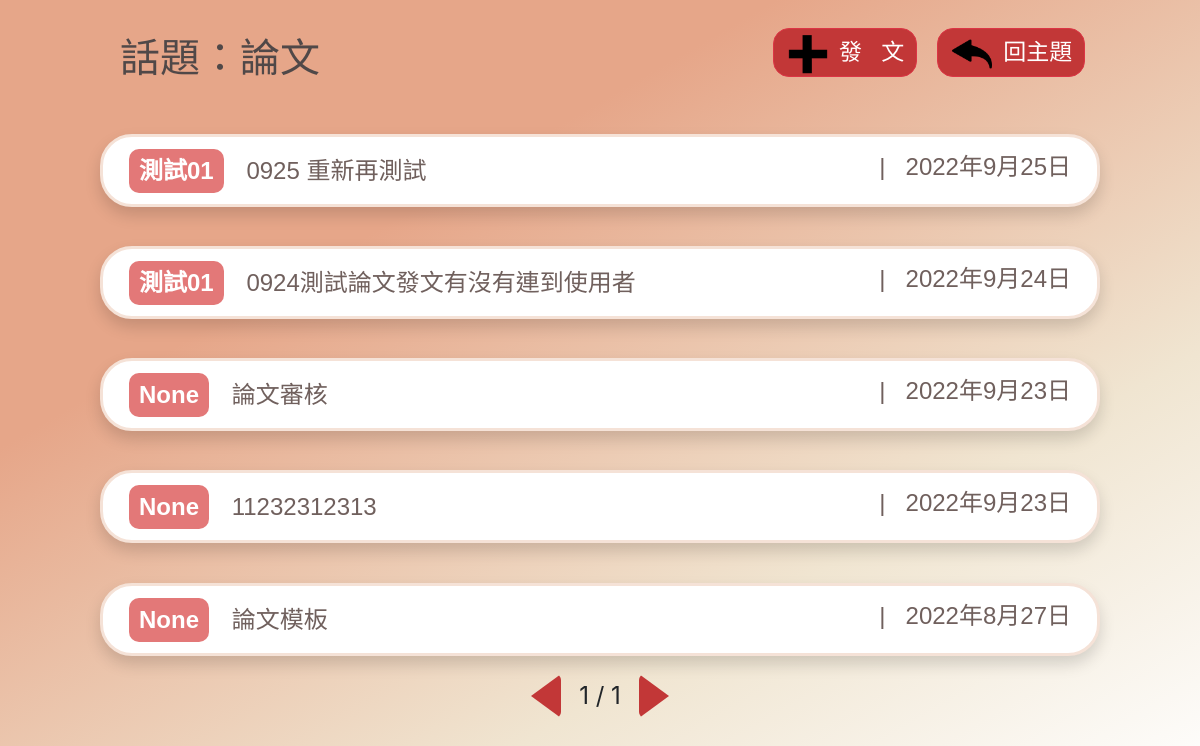
/topic/論文, run on an earlier commit of the app's database.
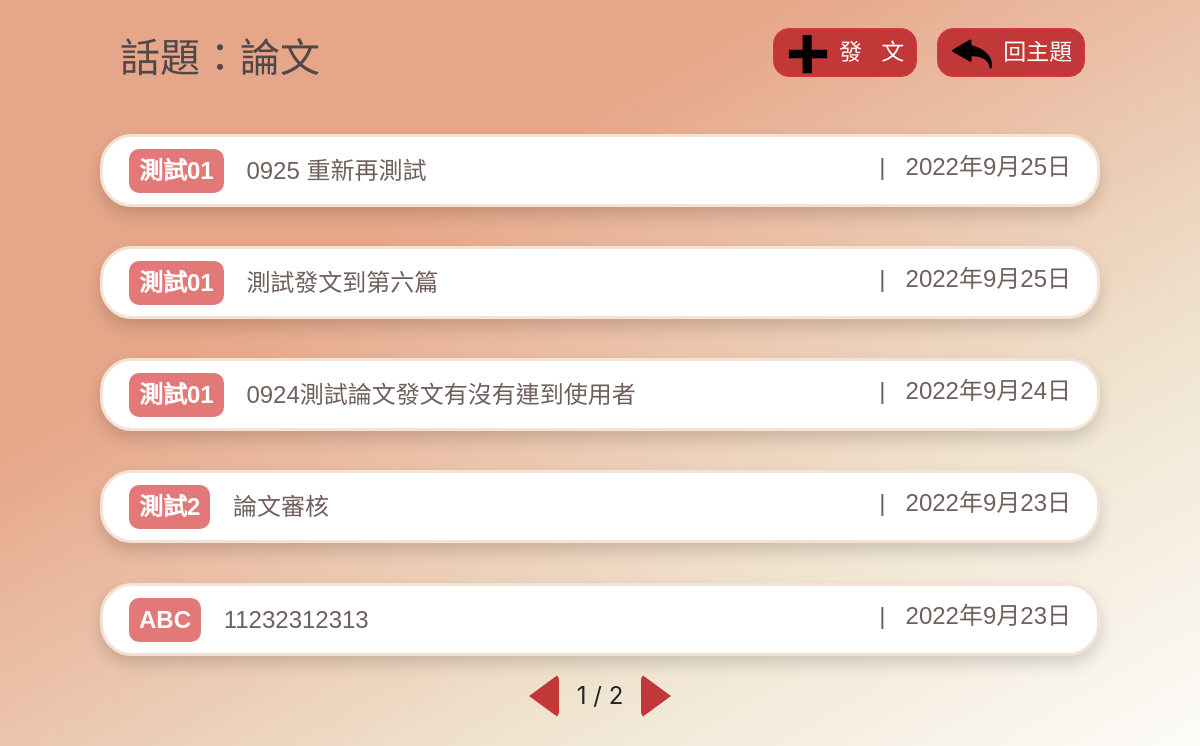
And on a later commit of the database.
### FrontEnd/models.py (models this page shows)
class Post(models.Model):
    author = models.ForeignKey(Members,on_delete = models.CASCADE, null=True, blank=True)
    topic_fk = models.ForeignKey(Topic,on_delete = models.CASCADE, null=True, blank=True)
    topic = models.CharField(max_length=20, verbose_name="話題", blank=True)
    title = models.CharField(max_length=20, verbose_name="標題")
    content = RichTextUploadingField(max_length=200, verbose_name='編輯器內文')
    created_date = models.DateField(default=timezone.now,verbose_name='建立日期')
    update_date = models.DateField(auto_now=True, verbose_name='更新日期')
    class Meta:
        verbose_name = "貼文"   # 單數
        verbose_name_plural = verbose_name   #複數
        ordering = ['-created_date']
    def __str__(self):
        return self.title

class Members(models.Model):
    image_type = (
        ('monster-1.png', '咘咘'),
        ('monster-2.png', '喬治'),
        ('monster-3.png', '布萊恩'),
        ('monster-4.png', '里歐'),
        ('monster-5.png', '鮑伯'),
        ('monster-6.png', '艾倫'),
    )
    gender_type = (
        ('1', '男性'),
        ('2', '女性'),
    )
    name = models.CharField(max_length=20, verbose_name="暱稱")
    gender = models.CharField(max_length=1, choices=gender_type, verbose_name="性別", default='1')
    email = models.EmailField(max_length=60, unique=True, verbose_name="電子信箱")
    password = models.CharField(max_length=20, verbose_name="密碼")
    image = models.CharField(max_length=20, choices=image_type, verbose_name="頭像")
    created_date = models.DateField(default=timezone.now,verbose_name='建立日期')
    update_date = models.DateField(auto_now=True, verbose_name='更新日期')
    class Meta:
        verbose_name = "會員"   # 單數
        verbose_name_plural = verbose_name   #複數
        ordering = ['-id']
    def __str__(self):
        return self.name

### FrontEnd/views.py (the view)
# urls.py: path('topic/<topic>', views.all, name='all'),
def all(request, topic):
    post = Post.objects.filter(topic=topic)
    print(post)
    paginator = Paginator(post, 5)
    page = request.GET.get('page')
    post = paginator.get_page(page)
    print("總共有",paginator.num_pages,"頁")
    print("多少資料",paginator.object_list)
    print(post.paginator.page_range)
    context = {
        'post': post,
        'topic': topic
    }
    return render(request, "all/all.html",context)

### templates/all/all.html (shortened to what this page needs)
{% extends 'base/base.html' %}
    {% block import %}
    {% load static%}
    <link rel="stylesheet" href="{% static 'css/all/all.css' %}">
    {% endblock %}
{% block main %}
    <div class="container" style="height: 134px; display: flex; padding-top: 28px; padding-left: 90px;">
        <div class="topic">
            話題：{{ topic }}
        </div>
        <div class="post_page">
            <img src="{% static 'img/topic/plus.png' %}" class="img-fluid left_arrow">
            <a href="{% url 'post' topic=topic %}" type="button" class="btn btn-danger">發&nbsp;&nbsp;&nbsp;文</a>
        </div>
        <div class="previous_page">
            <img src="{% static 'img/topic/left_arrow.png' %}" class="img-fluid left_arrow">
            <a href="{% url 'topic' %}" type="button" class="btn btn-danger">回主題</a>
        </div>
    </div>
    <div class="container" style="height:600px; justify-content: center; display: grid;">
        {% for p in post %}
        <div class="row">
            <a href="{% url 'article' pk=p.pk %}">
                <div class="board shadow">
                    <span class="badge author">{{ p.author }}</span>
                    {{ p.title }}
                    <span class="date">| &nbsp; {{ p.created_date }}</span>
                </div>
            </a>
        </div>
        {% endfor %}
        {% if post %}
        <div class="row row-three" style="justify-content: center; position: relative;">
            <ul class="pagination" style="position: absolute; bottom: 0;">
                <li class="page-item">
                    <a href="{% if post.has_previous %} ?page={{ post.previous_page_number }} {% endif %}"><div class="previous_triangle"></div></a>
                </li>
                <span class="page">
                    {% for i in post.paginator.page_range %}
                        {% if i == post.number %}
                            {{ i }}
                        {% endif %}
                    {% endfor %}
                    / {{ post.paginator.num_pages }}
                </span>
                <li class="page-item">
                    <a href="{% if post.has_next %} ?page={{ post.next_page_number }} {% endif %}"><div class="next_triangle"></div></a>
                </li>
            </ul>
        </div>
        {% endif %}
    </div>
{% endblock %}

What changed in the data, as far as the page shows it:
no longer on this page (row edited): Post: author "None", title "論文模板", created_date "2022年8月27日"
added Post: author "測試01", title "測試發文到第六篇", created_date "2022年9月25日"
changed Post "論文審核": author "None" → "測試2"
changed Post: author "None" → "ABC"
Also different on the page:
{{ post.paginator.num_pages }}: "1" → "2"
